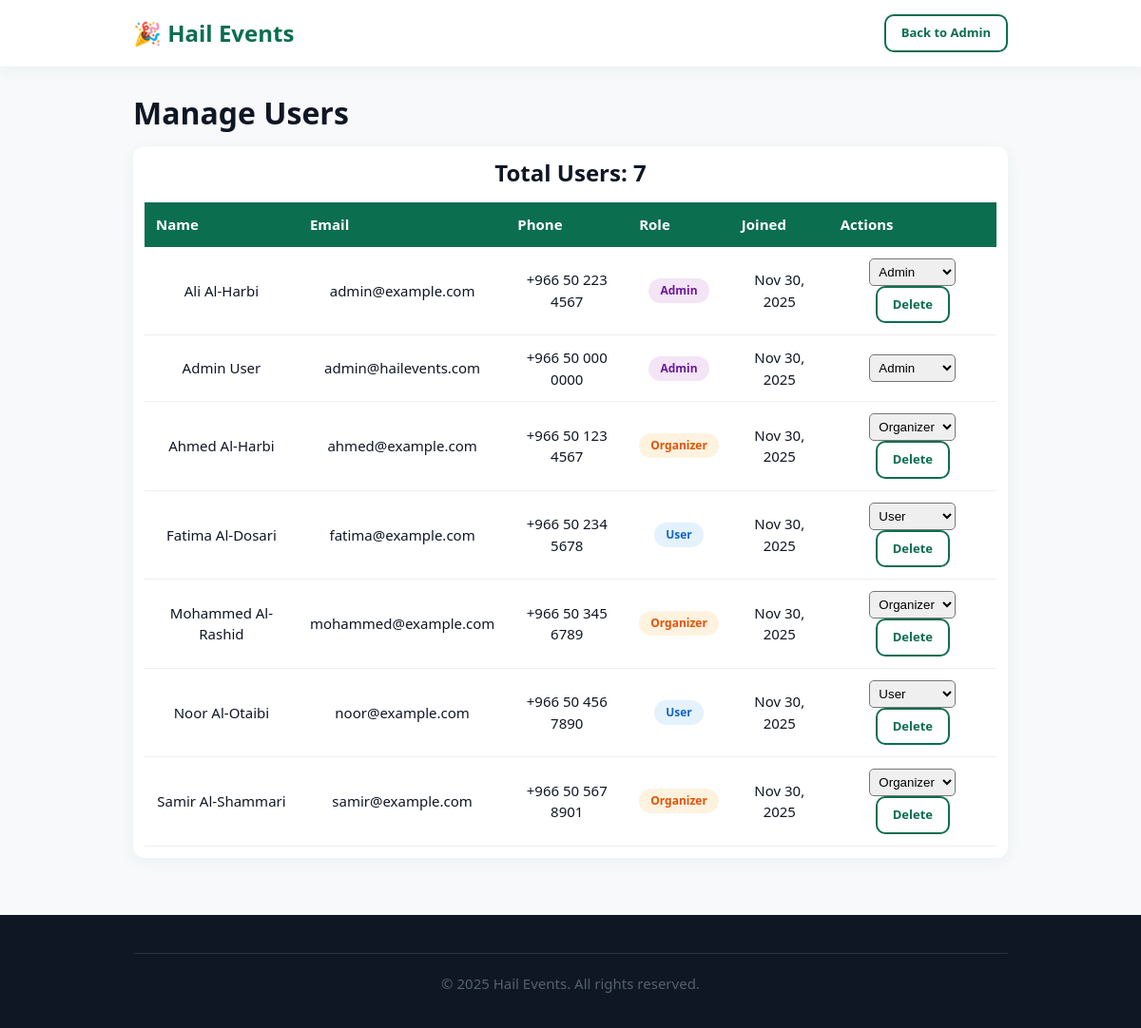
The page /manage-users.php (signed in) on the database its author committed.
### tables this page shows
CREATE TABLE `users` (
  `id` int(11) NOT NULL,
  `name` varchar(150) NOT NULL,
  `email` varchar(150) NOT NULL,
  `password_hash` varchar(255) NOT NULL,
  `role` enum('user','organizer','admin') DEFAULT 'user',
  `phone` varchar(30) DEFAULT NULL,
  `avatar` varchar(255) DEFAULT NULL,
  `preferences` longtext DEFAULT NULL CHECK (json_valid(`preferences`)),
  `created_at` datetime DEFAULT current_timestamp(),
  `updated_at` datetime DEFAULT current_timestamp() ON UPDATE current_timestamp()
);

### includes/functions.php (called while the page is built, shortened)
<?php
function getCurrentUser() {
    return $_SESSION['user_id'] ?? null;
}
function formatDate($date) {
    return date('M d, Y', strtotime($date));
}
?>

### manage-users.php (the view, shortened to what this page needs)
<?php
include 'includes/db.php';
include 'includes/functions.php';
$page = (int)($_GET['page'] ?? 1);
$limit = 20;
$offset = ($page - 1) * $limit;
$total_sql = "SELECT COUNT(*) as count FROM users";
$total = $conn->query($total_sql)->fetch_assoc()['count'];
$sql = "SELECT * FROM users ORDER BY created_at DESC LIMIT ? OFFSET ?";
$stmt = $conn->prepare($sql);
$stmt->bind_param("ii", $limit, $offset);
$stmt->execute();
$users = $stmt->get_result();
?>
<!DOCTYPE html>
<html lang="en">
<head>
    <link rel="stylesheet" href="css/style.css">
</head>
<body>
    <header>
        <div class="container">
            <nav class="flex-between">
                <div class="logo">🎉 Hail Events</div>
                <div class="nav-right">
                    <a href="admin-dashboard.php" class="btn btn-small btn-secondary">Back to Admin</a>
                </div>
            </nav>
        </div>
    </header>
    <section class="container mt-3">
        <h1>Manage Users</h1>
        <div class="card">
            <h2>Total Users: <?php echo $total; ?></h2>
            <table class="user-table">
                <thead>
                    <tr>
                        <th>Name</th>
                        <th>Email</th>
                        <th>Phone</th>
                        <th>Role</th>
                        <th>Joined</th>
                        <th>Actions</th>
                    </tr>
                </thead>
                <tbody>
                    <?php while ($user = $users->fetch_assoc()): ?>
                        <tr>
                            <td><?php echo htmlspecialchars($user['name']); ?></td>
                            <td><?php echo htmlspecialchars($user['email']); ?></td>
                            <td><?php echo htmlspecialchars($user['phone']); ?></td>
                            <td>
                                <span class="role-badge role-<?php echo $user['role']; ?>">
                                    <?php echo ucfirst($user['role']); ?>
                                </span>
                            </td>
                            <td><?php echo formatDate($user['created_at']); ?></td>
                            <td>
                                <form method="POST" style="display: inline;">
                                    <select name="role" onchange="this.form.submit()" style="padding: 5px; border-radius: 5px;">
                                        <option value="user" <?php echo $user['role'] === 'user' ? 'selected' : ''; ?>>User</option>
                                        <option value="organizer" <?php echo $user['role'] === 'organizer' ? 'selected' : ''; ?>>Organizer</option>
                                        <option value="admin" <?php echo $user['role'] === 'admin' ? 'selected' : ''; ?>>Admin</option>
                                    </select>
                                </form>
                                <?php if (getCurrentUser() !== $user['id']): ?>
                                    <a href="?action=delete&user_id=<?php echo $user['id']; ?>" class="btn btn-small btn-secondary"
                                       onclick="return confirm('Are you sure?');">Delete</a>
                                <?php endif; ?>
                            </td>
                        </tr>
                    <?php endwhile; ?>
                </tbody>
            </table>
        </div>
    </section>
    <footer>
        <div class="container">
            <div class="footer-bottom">
                <p>&copy; 2025 Hail Events. All rights reserved.</p>
            </div>
        </div>
    </footer>
</body>
</html>

### css/style.css (style rules this page uses)
:root { --primary: #0B6E4F; --secondary: #00A878; --accent: #FF9F1C; --background: #F7F9FA; --text-main: #0F1724; --text-secondary: #556070; --error: #E63946; --success: #06A77D; --warning: #FFB703; --card-shadow: 0 4px 16px rgba(11, 110, 79, 0.06); --border-radius: 12px; --transition: all 0.3s ease; }
* { margin: 0; padding: 0; box-sizing: border-box; }
html { scroll-behavior: smooth; }
body { font-family: 'Segoe UI', Tahoma, Geneva, Verdana, sans-serif; font-size: 15px; line-height: 1.5; color: var(--text-main); background-color: var(--background); }
h1 { font-size: 32px; font-weight: 700; line-height: 1.2; margin-bottom: 1rem; }
h2 { font-size: 24px; font-weight: 700; line-height: 1.3; margin-bottom: 1rem; }
p { margin-bottom: 1rem; color: var(--text-secondary); }
a { color: var(--primary); text-decoration: none; transition: var(--transition); }
.btn { display: inline-block; padding: 12px 24px; border-radius: 10px; font-size: 15px; font-weight: 600; text-align: center; cursor: pointer; border: none; transition: var(--transition); text-decoration: none; }
.btn-secondary { background-color: transparent; color: var(--primary); border: 2px solid var(--primary); }
.btn-small { padding: 8px 16px; font-size: 13px; }
.card { background: white; border-radius: var(--border-radius); padding: 12px; box-shadow: var(--card-shadow); transition: var(--transition); text-align: center; width: 100%; max-width: 2200px; margin: auto; }
.container { max-width: 80%; margin: 0 auto; padding: 0 20px; }
.flex-between { display: flex; justify-content: space-between; align-items: center; }
header { background: white; box-shadow: var(--card-shadow); position: sticky; top: 0; z-index: 100; }
nav { display: flex; justify-content: space-between; align-items: center; padding: 15px 0; }
.logo { font-size: 24px; font-weight: 700; color: var(--primary); }
.nav-right { display: flex; gap: 15px; align-items: center; }
footer { background: var(--text-main); color: white; padding: 40px 0 20px; margin-top: 60px; }
.footer-bottom { border-top: 1px solid rgba(255, 255, 255, 0.1); padding-top: 20px; text-align: center; color: rgba(255, 255, 255, 0.6); }
.mt-3 { margin-top: 30px; }

### manage-users.php (style rules this page uses)
.user-table { width: 100%; border-collapse: collapse; }
.user-table th { background: var(--primary); color: white; padding: 12px; text-align: left; }
.user-table td { padding: 12px; border-bottom: 1px solid #eee; }
.role-badge { display: inline-block; padding: 4px 12px; border-radius: 20px; font-size: 12px; font-weight: 600; }
.role-user { background: #E3F2FD; color: #1565C0; }
.role-organizer { background: #FFF3E0; color: #E65100; }
.role-admin { background: #F3E5F5; color: #6A1B9A; }

### rows shown on the page
users: name "Ali Al-Harbi", email "admin@example.com", phone "+966 50 223 4567", role "Admin", created_at "Nov 30, 2025"
users: name "Admin User", email "admin@hailevents.com", phone "+966 50 000 0000", role "Admin", created_at "Nov 30, 2025"
users: name "Ahmed Al-Harbi", email "ahmed@example.com", phone "+966 50 123 4567", role "Organizer", created_at "Nov 30, 2025"
users: name "Fatima Al-Dosari", email "fatima@example.com", phone "+966 50 234 5678", role "User", created_at "Nov 30, 2025"
users: name "Mohammed Al-Rashid", email "mohammed@example.com", phone "+966 50 345 6789", role "Organizer", created_at "Nov 30, 2025"
users: name "Noor Al-Otaibi", email "noor@example.com", phone "+966 50 456 7890", role "User", created_at "Nov 30, 2025"
users: name "Samir Al-Shammari", email "samir@example.com", phone "+966 50 567 8901", role "Organizer", created_at "Nov 30, 2025"

### other values the page prints
$total "7"
